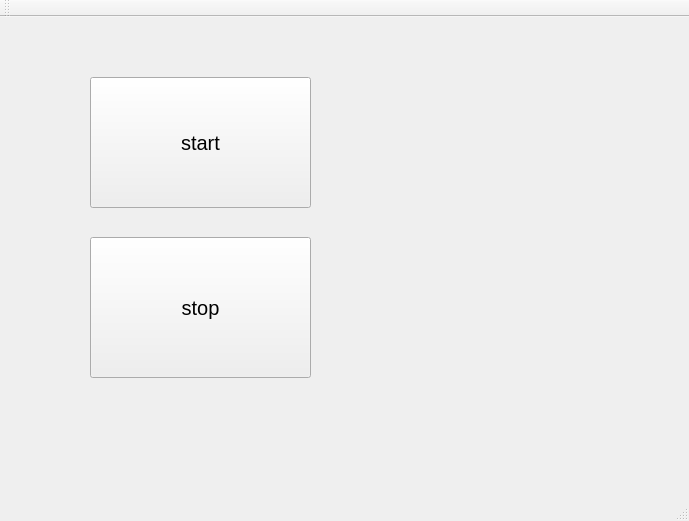
<?xml version="1.0" encoding="UTF-8"?>
<ui version="4.0">
 <class>MainWindow</class>
 <widget class="QMainWindow" name="MainWindow">
  <property name="geometry">
   <rect>
    <x>0</x>
    <y>0</y>
    <width>689</width>
    <height>521</height>
   </rect>
  </property>
  <property name="windowTitle">
   <string>MainWindow</string>
  </property>
  <widget class="QWidget" name="centralWidget">
   <widget class="QPushButton" name="start">
    <property name="geometry">
     <rect>
      <x>90</x>
      <y>60</y>
      <width>221</width>
      <height>131</height>
     </rect>
    </property>
    <property name="font">
     <font>
      <pointsize>15</pointsize>
     </font>
    </property>
    <property name="text">
     <string>start</string>
    </property>
   </widget>
   <widget class="QPushButton" name="stop">
    <property name="geometry">
     <rect>
      <x>90</x>
      <y>220</y>
      <width>221</width>
      <height>141</height>
     </rect>
    </property>
    <property name="font">
     <font>
      <pointsize>15</pointsize>
     </font>
    </property>
    <property name="text">
     <string>stop</string>
    </property>
   </widget>
  </widget>
  <widget class="QMenuBar" name="menuBar">
   <property name="geometry">
    <rect>
     <x>0</x>
     <y>0</y>
     <width>689</width>
     <height>25</height>
    </rect>
   </property>
  </widget>
  <widget class="QToolBar" name="mainToolBar">
   <attribute name="toolBarArea">
    <enum>TopToolBarArea</enum>
   </attribute>
   <attribute name="toolBarBreak">
    <bool>false</bool>
   </attribute>
  </widget>
  <widget class="QStatusBar" name="statusBar"/>
 </widget>
 <layoutdefault spacing="6" margin="11"/>
 <resources/>
 <connections/>
</ui>
